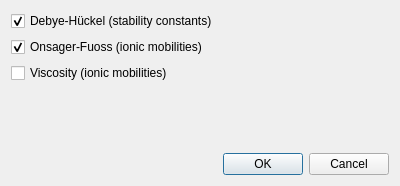
<?xml version="1.0" encoding="UTF-8"?>
<ui version="4.0">
 <class>NonidealityCorrectionsDialog</class>
 <widget class="QDialog" name="NonidealityCorrectionsDialog">
  <property name="geometry">
   <rect>
    <x>0</x>
    <y>0</y>
    <width>400</width>
    <height>186</height>
   </rect>
  </property>
  <property name="windowTitle">
   <string>Set nonideality corrections</string>
  </property>
  <layout class="QVBoxLayout" name="verticalLayout">
   <item>
    <widget class="QCheckBox" name="qcb_debyeHuckel">
     <property name="text">
      <string>Debye-Hückel (stability constants)</string>
     </property>
     <property name="checked">
      <bool>true</bool>
     </property>
    </widget>
   </item>
   <item>
    <widget class="QCheckBox" name="qcb_onsagerFuoss">
     <property name="text">
      <string>Onsager-Fuoss (ionic mobilities)</string>
     </property>
     <property name="checked">
      <bool>true</bool>
     </property>
    </widget>
   </item>
   <item>
    <widget class="QCheckBox" name="qcb_viscosity">
     <property name="text">
      <string>Viscosity (ionic mobilities)</string>
     </property>
     <property name="checked">
      <bool>false</bool>
     </property>
    </widget>
   </item>
   <item>
    <spacer name="verticalSpacer">
     <property name="orientation">
      <enum>Qt::Vertical</enum>
     </property>
     <property name="sizeHint" stdset="0">
      <size>
       <width>20</width>
       <height>40</height>
      </size>
     </property>
    </spacer>
   </item>
   <item>
    <widget class="QDialogButtonBox" name="buttonBox">
     <property name="standardButtons">
      <set>QDialogButtonBox::Cancel|QDialogButtonBox::Ok</set>
     </property>
    </widget>
   </item>
  </layout>
 </widget>
 <resources/>
 <connections/>
</ui>
